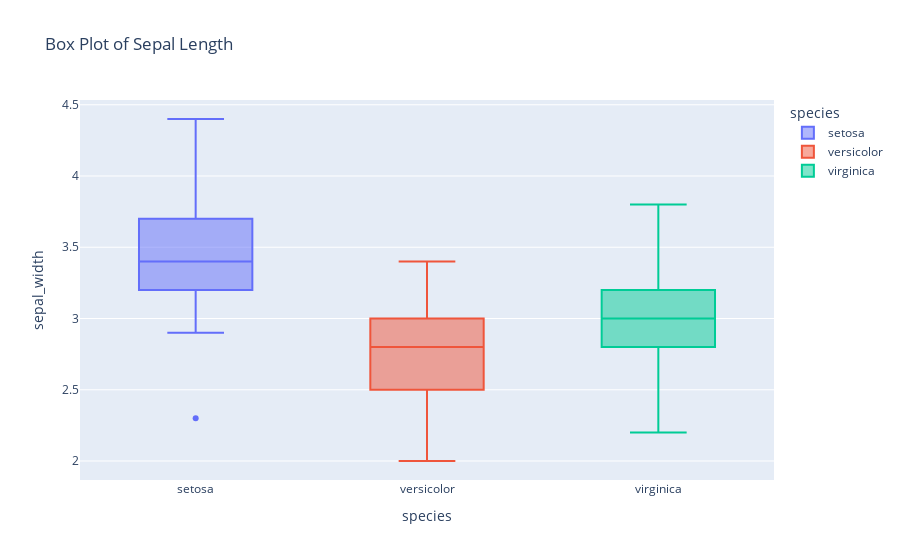

The code cell stored with this chart in its notebook:
### Markdown cell above
# Box plot using plotly

### Code cell
#box plot on iris dataset

fig7= px.box(iris,x="species",y="sepal_width",color="species",title="Box Plot of Sepal Length")
fig7.show()

#saving the plot in outputs folder
fig7.write_image("./outputs/box_plot.png",scale=3)  #scale is used to enhance the quality of the plot

### Figure 1 — Plotly figure (JSON) as saved in the notebook; plotly's stock layout.template omitted (floating-point values rounded to 4 significant figures)
{"data": [{"alignmentgroup": "True", "hovertemplate": "species=%{x}<br>sepal_width=%{y}<extra></extra>", "legendgroup": "setosa", "marker": {"color": "#636efa"}, "name": "setosa", "notched": false, "offsetgroup": "setosa", "orientation": "v", "showlegend": true, "type": "box", "x": ["setosa", "setosa", "setosa", "setosa", "setosa", "setosa", "setosa", "setosa", "setosa", "setosa", "setosa", "setosa", "setosa", "setosa", "setosa", "setosa", "setosa", "setosa", "setosa", "setosa", "setosa", "setosa", "setosa", "setosa", "setosa", "setosa", "setosa", "setosa", "setosa", "setosa", "setosa", "setosa", "setosa", "setosa", "setosa", "setosa", "setosa", "setosa", "setosa", "setosa", "setosa", "setosa", "setosa", "setosa", "setosa", "setosa", "setosa", "setosa", "setosa", "setosa"], "x0": " ", "xaxis": "x", "y": [3.5, 3, 3.2, 3.1, 3.6, 3.9, 3.4, 3.4, 2.9, 3.1, 3.7, 3.4, 3, 3, 4, 4.4, 3.9, 3.5, 3.8, 3.8, 3.4, 3.7, 3.6, 3.3, 3.4, 3, 3.4, 3.5, 3.4, 3.2, 3.1, 3.4, 4.1, 4.2, 3.1, 3.2, 3.5, 3.6, 3, 3.4, 3.5, 2.3, 3.2, 3.5, 3.8, 3, 3.8, 3.2, 3.7, 3.3], "y0": " ", "yaxis": "y"}, {"alignmentgroup": "True", "hovertemplate": "species=%{x}<br>sepal_width=%{y}<extra></extra>", "legendgroup": "versicolor", "marker": {"color": "#EF553B"}, "name": "versicolor", "notched": false, "offsetgroup": "versicolor", "orientation": "v", "showlegend": true, "type": "box", "x": ["versicolor", "versicolor", "versicolor", "versicolor", "versicolor", "versicolor", "versicolor", "versicolor", "versicolor", "versicolor", "versicolor", "versicolor", "versicolor", "versicolor", "versicolor", "versicolor", "versicolor", "versicolor", "versicolor", "versicolor", "versicolor", "versicolor", "versicolor", "versicolor", "versicolor", "versicolor", "versicolor", "versicolor", "versicolor", "versicolor", "versicolor", "versicolor", "versicolor", "versicolor", "versicolor", "versicolor", "versicolor", "versicolor", "versicolor", "versicolor", "versicolor", "versicolor", "versicolor", "versicolor", "versicolor", "versicolor", "versicolor", "versicolor", "versicolor", "versicolor"], "x0": " ", "xaxis": "x", "y": [3.2, 3.2, 3.1, 2.3, 2.8, 2.8, 3.3, 2.4, 2.9, 2.7, 2, 3, 2.2, 2.9, 2.9, 3.1, 3, 2.7, 2.2, 2.5, 3.2, 2.8, 2.5, 2.8, 2.9, 3, 2.8, 3, 2.9, 2.6, 2.4, 2.4, 2.7, 2.7, 3, 3.4, 3.1, 2.3, 3, 2.5, 2.6, 3, 2.6, 2.3, 2.7, 3, 2.9, 2.9, 2.5, 2.8], "y0": " ", "yaxis": "y"}, {"alignmentgroup": "True", "hovertemplate": "species=%{x}<br>sepal_width=%{y}<extra></extra>", "legendgroup": "virginica", "marker": {"color": "#00cc96"}, "name": "virginica", "notched": false, "offsetgroup": "virginica", "orientation": "v", "showlegend": true, "type": "box", "x": ["virginica", "virginica", "virginica", "virginica", "virginica", "virginica", "virginica", "virginica", "virginica", "virginica", "virginica", "virginica", "virginica", "virginica", "virginica", "virginica", "virginica", "virginica", "virginica", "virginica", "virginica", "virginica", "virginica", "virginica", "virginica", "virginica", "virginica", "virginica", "virginica", "virginica", "virginica", "virginica", "virginica", "virginica", "virginica", "virginica", "virginica", "virginica", "virginica", "virginica", "virginica", "virginica", "virginica", "virginica", "virginica", "virginica", "virginica", "virginica", "virginica", "virginica"], "x0": " ", "xaxis": "x", "y": [3.3, 2.7, 3, 2.9, 3, 3, 2.5, 2.9, 2.5, 3.6, 3.2, 2.7, 3, 2.5, 2.8, 3.2, 3, 3.8, 2.6, 2.2, 3.2, 2.8, 2.8, 2.7, 3.3, 3.2, 2.8, 3, 2.8, 3, 2.8, 3.8, 2.8, 2.8, 2.6, 3, 3.4, 3.1, 3, 3.1, 3.1, 3.1, 2.7, 3.2, 3.3, 3, 2.5, 3, 3.4, 3], "y0": " ", "yaxis": "y"}], "layout": {"boxmode": "overlay", "legend": {"title": {"text": "species"}, "tracegroupgap": 0}, "title": {"text": "Box Plot of Sepal Length"}, "xaxis": {"anchor": "y", "categoryarray": ["setosa", "versicolor", "virginica"], "categoryorder": "array", "domain": [0, 1], "title": {"text": "species"}}, "yaxis": {"anchor": "x", "domain": [0, 1], "title": {"text": "sepal_width"}}}}
